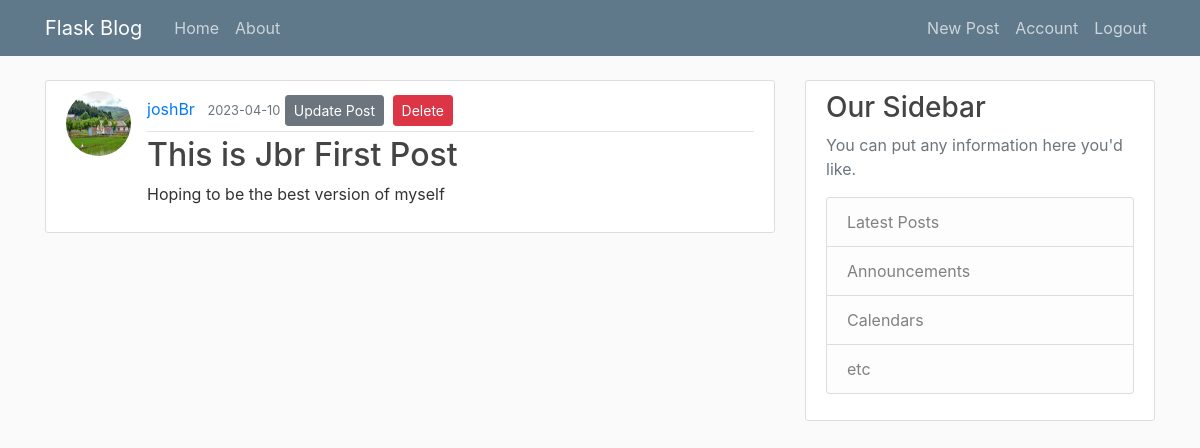
Screenshot of /post/4 (signed in) with the database file from the repository.
### blog/models.py (models this page shows, shortened)
class User(db.Model, UserMixin):
    id = db.Column(db.Integer, primary_key=True)
    username = db.Column(db.String(20), unique=True, nullable=False)
    email = db.Column(db.String(120), unique=True, nullable=False)
    image_file = db.Column(db.String(20), nullable=False, default='default.jpg')
    password = db.Column(db.String(60), nullable=False)
    posts = db.relationship('Post', backref='author', lazy=True)

class Post(db.Model):
    id = db.Column(db.Integer, primary_key=True)
    title = db.Column(db.String(100), nullable=False)
    date_posted = db.Column(db.DateTime, nullable=False, default=datetime.utcnow)
    content = db.Column(db.Text, nullable=False)
    user_id = db.Column(db.Integer, db.ForeignKey('user.id'), nullable=False)

### blog/routes.py (the view)
@app.route('/post/<int:post_id>', methods=['GET', 'POST'])
@login_required
def post(post_id):
    post = Post.query.get_or_404(post_id)
    return render_template('post.html', title=post.title, post=post)

### blog/models.py (called while the page is built)
@login_manager.user_loader
def load_user(user_id):
    return User.query.get(int(user_id))

### blog/templates/post.html (shortened to what this page needs)
{% extends 'layout.html' %}
{% block content %}
    <article class="media content-section">
        <img class="rounded-circle article-img" src="{{ url_for('static', filename='profile_pics/' + post.author.image_file) }}" alt="{{ post.author.username + ' profile picture' }}">
        <div class="media-body">
            <div class="article-metadata">
                <a class="mr-2" href="#">{{ post.author.username }}</a>
                <small class="text-muted">{{ post.date_posted.strftime('%Y-%m-%d') }}</small>
                <a class="btn btn-secondary btn-sm" href="{{ url_for('update_post', post_id=post.id) }}">Update Post</a>
                <button type="button", class="btn btn-danger btn-sm m-1" data-toggle="modal" data-target="#deleteModal">Delete </button>
            </div>
            <h2 class="article-title">{{ post.title }}</h2>
            <p class="article-content">{{ post.content }}</p>
        </div>
    </article>
{% endblock content %}

### blog/static/main.css (style rules this page uses)
body { background: #fafafa; color: #333333; margin-top: 5rem; }
h1, h2, h3, h4, h5, h6 { color: #444444; }
.content-section { background: #ffffff; padding: 10px 20px; border: 1px solid #dddddd; border-radius: 3px; margin-bottom: 20px; }
.article-title { color: #444444; }
.article-content { white-space: pre-line; }
.article-img { height: 65px; width: 65px; margin-right: 16px; }
.article-metadata { padding-bottom: 1px; margin-bottom: 4px; border-bottom: 1px solid #e3e3e3 }

### rows the page displays
User: image_file (picture), author.username "joshBr"
Post: date_posted "2023-04-10", title "This is Jbr First Post", content "Hoping to be the best version of myself"
